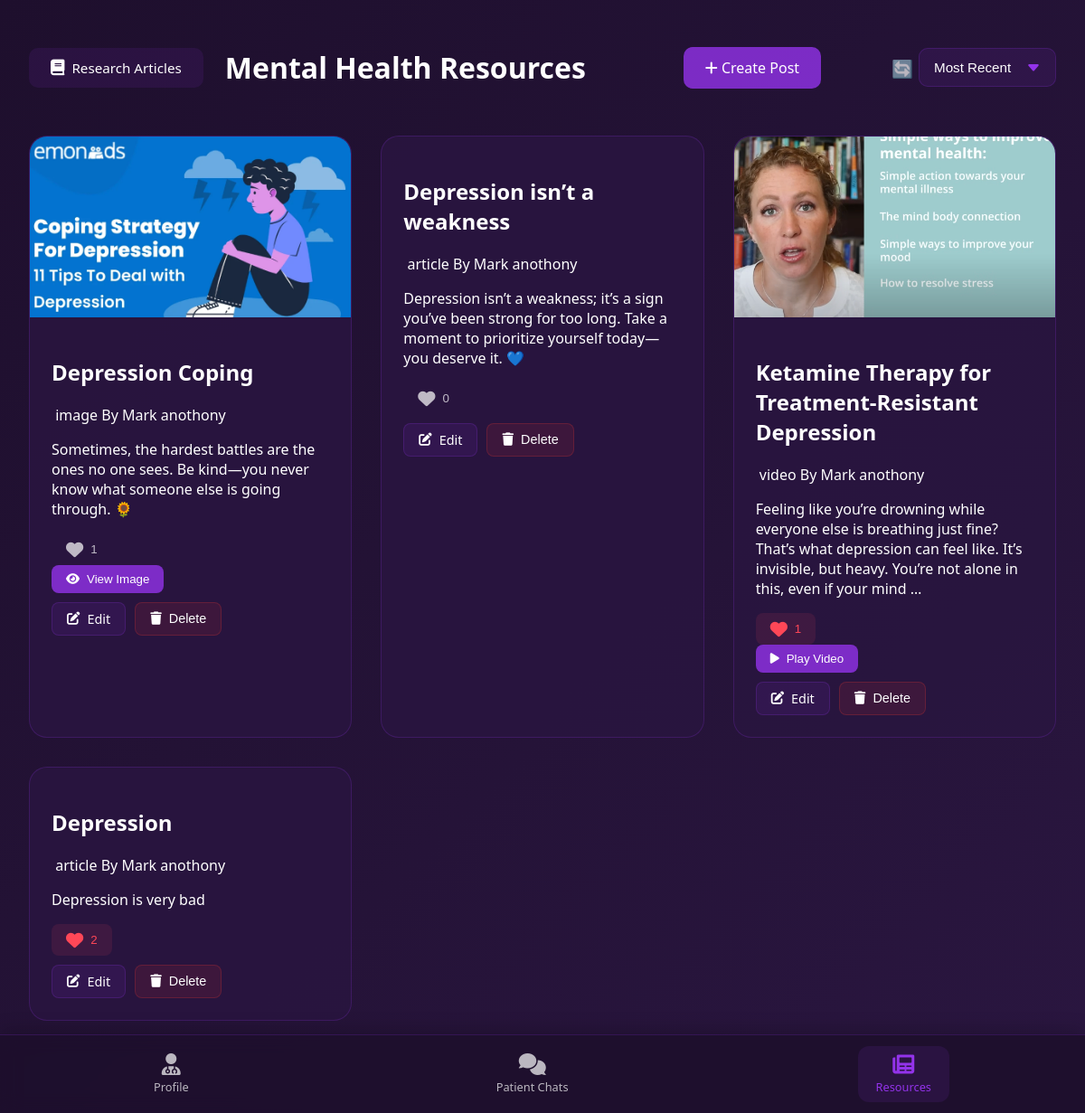
Screenshot of /auth/posts/ (signed in) with the database file from the repository.
### user_management/models.py (models this page shows, shortened)
class Post(models.Model):
    POST_TYPES = (
        ('image', 'Image'),
        ('video', 'Video'),
        ('article', 'Article')
    )
    title = models.CharField(max_length=200)
    content = models.TextField()
    post_type = models.CharField(max_length=7, choices=POST_TYPES)
    media_file = models.FileField(upload_to='posts/', blank=True, null=True)
    thumbnail = models.ImageField(upload_to='post_thumbnails/', blank=True, null=True)
    author = models.ForeignKey('Therapist', on_delete=models.CASCADE, related_name='posts')
    created_at = models.DateTimeField(auto_now_add=True)
    updated_at = models.DateTimeField(auto_now=True)
    upvotes = models.ManyToManyField(CustomUser, related_name='upvoted_posts', blank=True)
    upvote_count = models.PositiveIntegerField(default=0)
    class Meta:
        ordering = ['-created_at']

class Therapist(models.Model):
    user = models.OneToOneField(CustomUser, on_delete=models.CASCADE)
    name = models.CharField(max_length=255)
    years_of_experience = models.PositiveIntegerField()
    expertise = models.TextField()
    license_certificate = models.FileField(upload_to='certificates/')

### user_management/views.py (the view)
# urls.py: path('posts/', posts_list, name='posts_list'),
@login_required
def posts_list(request):
    sort_by = request.GET.get('sort', 'recent')
    if sort_by == 'most_upvoted':
        posts = Post.objects.order_by('-upvote_count')
    else:
        posts = Post.objects.order_by('-created_at')
    is_therapist = hasattr(request.user, 'therapist')
    base_template = 'user_management/base_with_nav_therapist.html' if is_therapist else 'user_management/base_with_nav.html'
    return render(request, 'user_management/posts_list.html', {
        'posts': posts,
        'sort_by': sort_by,
        'base_template': base_template,
        'is_therapist': is_therapist  # Pass this to template
    })

### user_management/templates/user_management/posts_list.html (shortened to what this page needs)
{% extends base_template %}
{% block content %}
<div class="posts-container">
    <div class="posts-header">
        <div class="header-left">
            {% if request.resolver_match.url_name == 'research' %}
                <a href="{% url 'posts_list' %}" class="back-btn">
                    <i class="fas fa-arrow-left"></i> Back to Resources
                </a>
            {% else %}
                <a href="{% url 'research' %}" class="research-btn">
                    <i class="fas fa-book"></i> Research Articles
                </a>
            {% endif %}
            <h1>Mental Health Resources</h1>
        </div>
        {% if request.user.therapist %}
        <a href="{% url 'create_post' %}" class="create-post-btn">
            <i class="fas fa-plus"></i> Create Post
        </a>
        {% endif %}
        <div class="sort-options">
            <select id="sort-select" onchange="updateSort(this.value)">
                <option value="recent" {% if sort_by == 'recent' %}selected{% endif %}>Most Recent</option>
            </select>
        </div>
    </div>
    <div class="posts-grid">
        {% for post in posts %}
        <div class="post-card">
            {% if post.post_type == 'video' and post.thumbnail %}
                <div class="post-thumbnail" style="background-image: url('{{ post.thumbnail.url }}')"></div>
            {% elif post.post_type == 'image' and post.media_file %}
                <div class="post-thumbnail" style="background-image: url('{{ post.media_file.url }}')"></div>
            {% endif %}
            <div class="post-content">
                <h2>{{ post.title }}</h2>
                <p class="post-meta">
                    <span class="post-type"><i class="fas fa-{{ post.post_type }}-alt"></i> {{ post.post_type }}</span>
                    <span class="post-author">By {{ post.author.name }}</span>
                </p>
                <p class="post-excerpt">{{ post.content|truncatewords:30 }}</p>
                <div class="post-actions">
                    <button class="upvote-btn {% if request.user in post.upvotes.all %}active{% endif %}"
                            onclick="upvotePost({{ post.id }}, this)">
                        <i class="fas fa-heart"></i>
                        <span class="upvote-count">{{ post.upvote_count }}</span>
                    </button>
                    {% if post.post_type == 'video' and post.media_file %}
                        <button class="view-btn" onclick="showVideo('{{ post.media_file.url }}', '{{ post.title }}')">
                            <i class="fas fa-play"></i> Play Video
                        </button>
                    {% elif post.post_type == 'image' and post.media_file %}
                        <button class="view-btn" onclick="showImage('{{ post.media_file.url }}', '{{ post.title }}')">
                            <i class="fas fa-eye"></i> View Image
                        </button>
                    {% endif %}
                    {% if request.user.therapist and request.user.therapist == post.author %}
                    <div class="post-management-buttons">
                        <a href="{% url 'edit_post' post.id %}" class="edit-btn">
                            <i class="fas fa-edit"></i> Edit
                        </a>
                        <button class="delete-btn" onclick="confirmDelete({{ post.id }})">
                            <i class="fas fa-trash"></i> Delete
                        </button>
                    </div>
                    {% endif %}
                </div>
            </div>
        </div>
        {% endfor %}
    </div>
</div>
{% endblock %}

### user_management/templates/user_management/posts_list.html (style rules this page uses)
.posts-container { padding: 2rem; max-width: 1200px; margin: 0 auto; }
.posts-header { display: flex; justify-content: space-between; align-items: center; margin-bottom: 2rem; flex-wrap: wrap; gap: 1rem; }
.posts-grid { display: grid; grid-template-columns: repeat(auto-fill, minmax(300px, 1fr)); gap: 2rem; }
.post-card { background: rgba(42, 22, 64, 0.9); border-radius: 20px; overflow: hidden; transition: transform 0.3s ease; border: 1px solid rgba(147, 51, 234, 0.2); }
.post-thumbnail { height: 200px; background-size: cover; background-position: center; }
.post-content { padding: 1.5rem; }
.create-post-btn { background: rgba(147, 51, 234, 0.8); color: white; padding: 0.75rem 1.5rem; border-radius: 10px; text-decoration: none; transition: all 0.3s ease; }
.upvote-btn { background: none; border: none; color: rgba(255, 255, 255, 0.7); cursor: pointer; transition: all 0.3s ease; padding: 8px 16px; border-radius: 8px; display: flex; align-items: center; gap: 8px; }
.upvote-btn.active { color: #ff4757; background: rgba(255, 71, 87, 0.1); }
.upvote-btn i { font-size: 1.2rem; }
.view-btn { background: rgba(147, 51, 234, 0.8); color: white; border: none; padding: 8px 16px; border-radius: 8px; cursor: pointer; display: flex; align-items: center; gap: 8px; transition: all 0.3s ease; }
.sort-options select { background: rgba(147, 51, 234, 0.1); border: 1px solid rgba(147, 51, 234, 0.2); color: white; padding: 0.75rem 2.5rem 0.75rem 1rem; border-radius: 10px; cursor: pointer; appearance: none; -webkit-appearance: none; -moz-appearance: none; font-size: 0.95rem; transition: all 0.3s ease; background-repeat: no-repeat; background-position: calc(100% - 1rem) center; }
.sort-options { position: relative; display: inline-block; }
.sort-options::before { content: '🔄'; position: absolute; left: -30px; top: 50%; transform: translateY(-50%); font-size: 1.2rem; opacity: 0.7; }
.post-management-buttons { display: flex; gap: 10px; margin-top: 10px; }
.edit-btn, .delete-btn { background: rgba(147, 51, 234, 0.1); color: white; border: 1px solid rgba(147, 51, 234, 0.2); padding: 8px 16px; border-radius: 8px; cursor: pointer; display: flex; align-items: center; gap: 8px; transition: all 0.3s ease; text-decoration: none; font-size: 0.9rem; }
.delete-btn { background: rgba(255, 59, 48, 0.1); border-color: rgba(255, 59, 48, 0.2); }
.header-left { display: flex; align-items: center; gap: 1.5rem; }
.research-btn, .back-btn { background: rgba(147, 51, 234, 0.1); color: white; padding: 0.75rem 1.5rem; border-radius: 10px; text-decoration: none; transition: all 0.3s ease; display: flex; align-items: center; gap: 8px; font-size: 0.95rem; }
.research-btn i, .back-btn i { font-size: 1.1rem; }

### user_management/templates/user_management/base_with_nav_therapist.html (style rules this page uses)
body { margin: 0; padding: 0; min-height: 100vh; background: linear-gradient(135deg, #1e0f2d 0%, #2a1640 100%); color: white; font-family: 'Segoe UI', sans-serif; padding-bottom: 70px; }

### rows the page displays
Post: media_file (picture), title "Depression Coping", post_type "image", author.name "Mark anothony", content "Sometimes, the hardest battles are the ones no one sees. Be kind—you never know what someone else is going through. 🌻", upvote_count "1"
Post: title "Depression isn’t a weakness", post_type "article", author.name "Mark anothony", content "Depression isn’t a weakness; it’s a sign you’ve been strong for too long. Take a moment to prioritize yourself today—you deserve it. 💙", upvote_count "0"
Post: thumbnail (picture), title "Ketamine Therapy for Treatment-Resistant Depression", post_type "video", author.name "Mark anothony", content "Feeling like you’re drowning while everyone else is breathing just fine? That’s what depression can feel like. It’s invisible, but heavy. You’re not alone in this, even if your mind …", upvote_count "1"
Post: title "Depression", post_type "article", author.name "Mark anothony", content "Depression is very bad", upvote_count "2"
